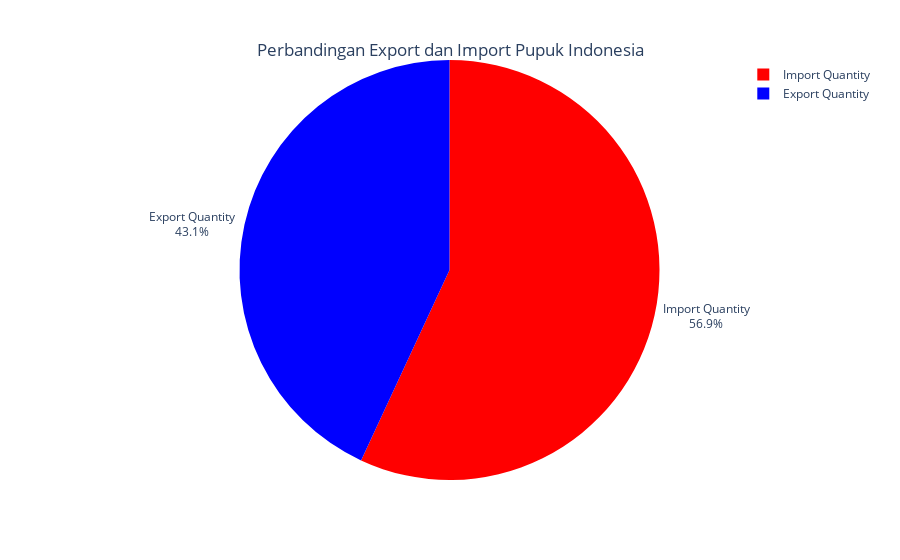

Notebook source saved alongside this figure:
### Code cell
fig = px.pie(indo_export_import, values= indo_export_import.Element.value_counts(),
             names= indo_export_import.Element.unique(),
             color= indo_export_import.Element.unique(),
             color_discrete_map= {'Import Quantity': 'red',
                                  'Export Quantity': 'blue'
                                  }
             )
fig.update_traces(textposition= 'outside', textinfo= 'label+percent')
fig.update_layout(title= {'text': 'Perbandingan Export dan Import Pupuk Indonesia',
                         'y':0.9,
                         'x':0.5,
                         'xanchor': 'center',
                         'yanchor': 'bottom'})

fig.show()

### Figure 1 — Plotly figure (JSON) as saved in the notebook; plotly's stock layout.template omitted (floating-point values rounded to 4 significant figures)
{"data": [{"customdata": [["Import Quantity"], ["Export Quantity"]], "domain": {"x": [0, 1], "y": [0, 1]}, "hovertemplate": "label=%{label}<br>value=%{value}<br>color=%{customdata[0]}<extra></extra>", "labels": ["Import Quantity", "Export Quantity"], "legendgroup": "", "marker": {"colors": ["red", "blue"]}, "name": "", "showlegend": true, "textinfo": "label+percent", "textposition": "outside", "type": "pie", "values": [325, 246]}], "layout": {"legend": {"tracegroupgap": 0}, "margin": {"t": 60}, "title": {"text": "Perbandingan Export dan Import Pupuk Indonesia", "x": 0.5, "xanchor": "center", "y": 0.9, "yanchor": "bottom"}}}
